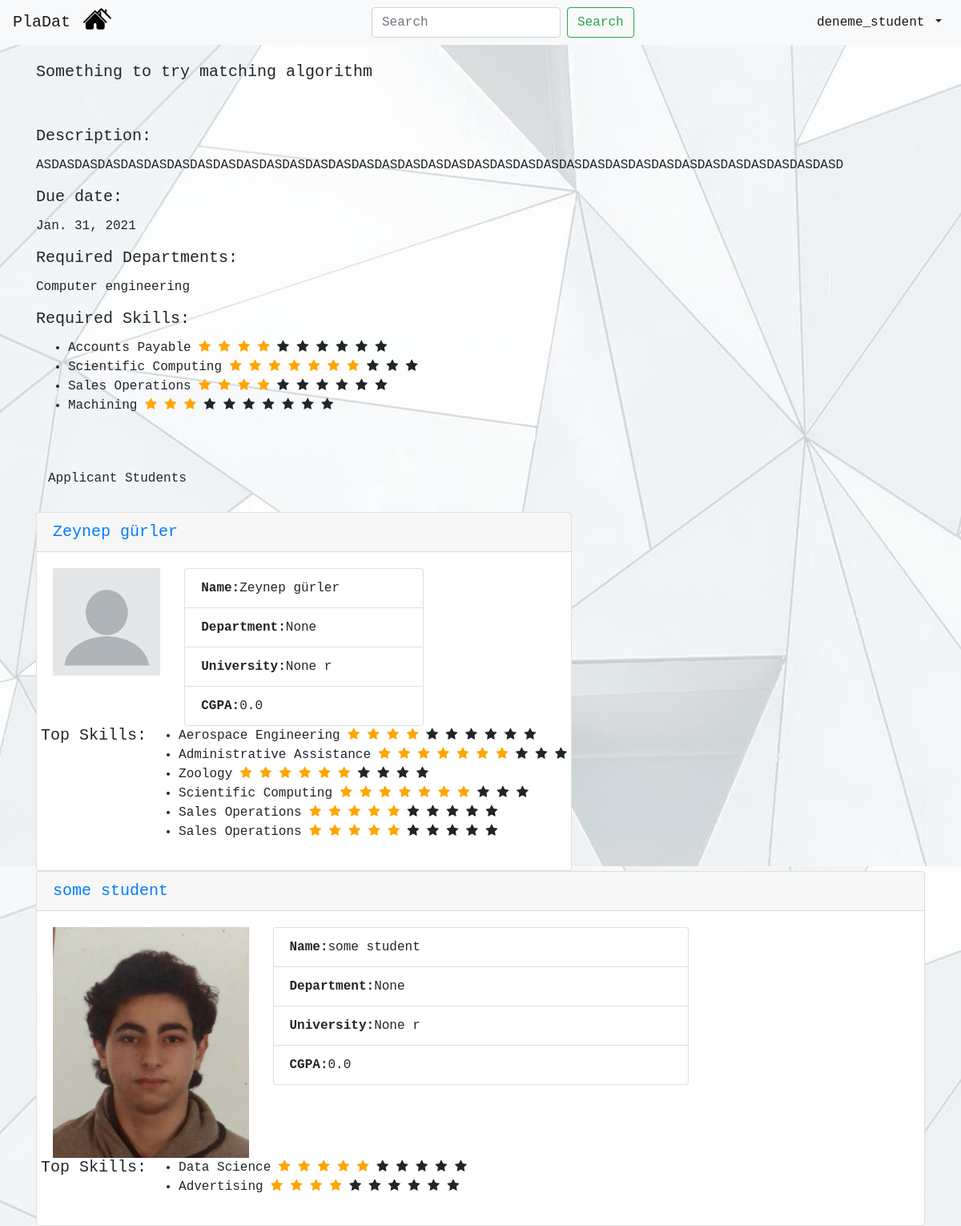
Page /see-details/21/ (signed in) on the committed database.
### mainapp/models.py (models this page shows, shortened)
class Job(models.Model):
    employer = models.ForeignKey(Employer, on_delete=models.CASCADE,default=None) #employer_id
    job_title = models.CharField(max_length=100,default=None)
    job_description = models.CharField(max_length=100,default=None) #description
    publish_time = models.DateTimeField(auto_now_add=True, blank=True)
    due_date = models.DateField(default=None,null=True)
    req_departments = models.CharField(max_length=100,default=None,null=True)

class Skill(models.Model):
    skill = models.CharField(max_length=100,default=None)

class Student(models.Model):
    user_id = models.IntegerField(default=None)
    name = models.CharField(max_length=100,default=None)
    surname = models.CharField(max_length=100,default=None)
    school_name = models.CharField(max_length=100,default=None,null=True)
    department = models.CharField(max_length=100,default=None,null=True)
    birth_date = models.DateField(null=True, blank=True)
    start_date = models.DateField(null=True, blank=True)
    end_date = models.DateField(default=None,null=True)
    cgpa = models.FloatField(default=0.0,null=True) #gpa
    e_mail = models.EmailField(default=None,null=True)
    location = models.CharField(max_length=30, default=None, null=True)
    profile_img = models.ImageField(upload_to= user_directory_path, default='student-pp.png' )

### mainapp/views.py (the view)
# urls.py: path('see-details/<int:jobid>/', views.see_details, name='see_details'),
@login_required
def see_details(request, jobid):
    current_user = request.user
    job = Job.objects.get(id=jobid) # job to display it's details
    jobs_skill_total = get_skill_rate_zipped_job(job) # Zipping skill-rate and sent them to template
    jobs_owner = Employer.objects.get(id = job.employer_id)
    is_jobs_owner =  (current_user.id == jobs_owner.user_id)
    matched_students = []
    if JobSkill.objects.filter(job_id=job.id).count() > 1:
        for item in match_students(job):
            matched_students.append(Student.objects.get(id=item[0]))
    applications = Application.objects.filter(job_id = jobid)
    who_applied = []
    for item in applications:
        if item.is_accepted==0: # 0 is waiting, 1 is declined, 2 is accepted
            who_applied.append(Student.objects.get(id = item.student_id))
    students_skill_total_all = []
    for item in who_applied:
        students_skill_total = get_skill_rate_zipped_student(item)
        students_skill_total_all.append(students_skill_total)
    students_skill_total_all_zipped = zip(who_applied,students_skill_total_all)
    return render(request, "see-details.html",{"job": job, "jobs_skill_total": jobs_skill_total,
                                               "is_jobs_owner": is_jobs_owner,
                                                "students_skill_total_all_zipped": students_skill_total_all_zipped,
                                                "matched_students": matched_students})

### mainapp/utils.py (called while the page is built)
def get_skill_rate_zipped_student(student):
    students_skill = StudentSkill.objects.filter(student_id=student.id)
    students_skill_list = []
    students_rate_list = []
    for item in students_skill:
        students_skill_list.append(Skill.objects.get(id=item.skill_id).skill)
        students_rate_list.append(item.rate)
    students_skill_total = zip(students_skill_list, students_rate_list)
    return students_skill_total

def get_skill_rate_zipped_job(job):
    jobs_skill = JobSkill.objects.filter(job_id=job.id)
    jobs_skill_list = []
    jobs_rate_list = []
    for item in jobs_skill:
        jobs_skill_list.append(Skill.objects.get(id=item.skill_id).skill)
        jobs_rate_list.append(item.rate)
    jobs_skill_total = zip(jobs_skill_list, jobs_rate_list)
    return jobs_skill_total

### mainapp/templates/see-details.html (shortened to what this page needs)
{% extends 'navbar.html' %}
{% block content %}
<!doctype html>
<html lang="en">
  <head>
    {% load static %}
    <link rel="stylesheet" href="https://maxcdn.bootstrapcdn.com/bootstrap/4.0.0/css/bootstrap.min.css">
      <link rel="stylesheet" href="https://cdnjs.cloudflare.com/ajax/libs/font-awesome/4.7.0/css/font-awesome.min.css">
  </head>
  <body>
    <br><br>
    <div class="container-fluid">
    <div class="row">
                <h5>{{job.job_title}}</h5>
                <div>
                    <br><br>
                    <h5 class="card-title">Description:</h5>
                    <p class="card-text">{{job.job_description}}</p>
                    <h5 class="card-title">Due date:</h5> <p class="card-text"> {{job.due_date}}</p>
                    <h5 class="card-title">Required Departments:</h5>
                    <p class="card-text"> {{job.req_departments}}</p>
                    <h5 class="card-title">Required Skills:</h5>
                    <ul >
                        {% for skill,rate in jobs_skill_total %}
                        <li> {{skill}}
                          {% for i in '0123456789'|make_list %}
                          {% if forloop.counter <= rate %}
                          <span class="fa fa-star checked" style="color: orange"></span>
                          {% else %}
                          <span class="fa fa-star"></span>
                          {% endif %}
                          {% endfor %}
                        </li>
                      {% endfor %}
                </ul>
                </div>
            </div>
        </div>
    <div class="container-fluid">
    <br><h6>Applicant Students</h6><br>
    {% for student,skill_rate in students_skill_total_all_zipped %}
    <div class="row">
            <div class="card">
                <h5 class="card-header"><a href="/profile/{{ student.user_id }}" >{{student.name}} {{student.surname}}</a></h5>
                <div class="card-body">
                    <div class="row">
                    <div class="col">
                        <a href="/profile/{{ student.user_id }}"><img src="{{ student.profile_img.url }}" class="img-fluid" alt="Responsive image"></a>
                    </div>
                    <div class="col-6">
                        <ul class="list-group">
                          <li class="list-group-item"><b>Name:</b>{{student.name}} {{student.surname}}</li>
                          <li class="list-group-item"><b>Department:</b>{{student.department}} </li>
                          <li class="list-group-item"><b>University:</b>{{student.school_name}} r</li>
                          <li class="list-group-item"><b>CGPA:</b>{{student.cgpa}} </li>
                        </ul>
                    </div>
                    <div class="col">
                    </div>
                    </div>
                    <div class="row">
                    <h5 class="card-title">Top Skills:</h5>
                    <ul >
                        {% for skill,rate in skill_rate %}
                        <li> {{skill}}
                          {% for i in '0123456789'|make_list %}
                          {% if forloop.counter <= rate %}
                          <span class="fa fa-star checked" style="color: orange"></span>
                          {% else %}
                          <span class="fa fa-star"></span>
                          {% endif %}
                          {% endfor %}
                        </li>
                      {% endfor %}
                    </ul>
                    </div>
                </div>
            </div>
        </div>
        {% endfor %}
    </div>
    </div>
  </body>
</html>
{% endblock %}

### mainapp/templates/navbar.html (shortened to what this page needs)
<!doctype html>
<html lang="en">
  <head>
    {% load static %}
    <link rel="stylesheet" href="https://maxcdn.bootstrapcdn.com/bootstrap/4.0.0/css/bootstrap.min.css">
  </head>
  <body>
    <nav class="navbar navbar-expand-sm navbar-light bg-light fixed-top ">
        <a href="#" class="navbar-brand">PlaDat</a>
        <div class="navbar-collapse collapse w-100 order-1 order-md-0 dual-collapse2">
            <ul class="navbar-nav mr-auto">
                <li class="nav-item">
                    <a href="{% url 'index' %}"> <img style="width:35px; margin-top: -10px; margin-left: -1%;" src="{% static "two-houses.svg" %}"> </a>
                </li>
            </ul>
        </div>
        <div class="navbar-collapse collapse w-100 order-1 order-md-0 dual-collapse2">
          <form class="form-inline my-2 my-lg-0 ">
            <input class="form-control mr-sm-2 " type="search" placeholder="Search" aria-label="Search">
            <button class="btn btn-outline-success my-2 my-sm-0 " href="#" type="submit">Search</button>
          </form>
        </div>
        <div class="navbar-collapse collapse w-100 order-3 dual-collapse2">
            <ul class="navbar-nav ml-auto">
                <li class="nav-item dropdown">
                    <a class="nav-link dropdown-toggle active" href="#" id="navbarDropdown" role="button" data-toggle="dropdown" aria-haspopup="true" aria-expanded="false">
                      {{ user.username }}
                      </a>
                </li>
            </ul>
          </div>
    </nav>
    <div class="container">
      {% block content %}
      {% endblock %}
    </body>
</html>

### mainapp/templates/navbar.html (style rules this page uses)
* { font-family: "Lucida Console", "Courier New", monospace; }
.navbar { max-height: 65px; }

### rows in the picture
Job: job_title "Something to try matching algorithm", job_description "ASDASDASDASDASDASDASDASDASDASDASDASDASDASDASDASDASDASDASDASDASDASDASDASDASDASDASDASDASDASDASDASDASDASDASD", due_date "Jan. 31, 2021", req_departments "Computer engineering"
Skill: jobs_skill_total "Accounts Payable"
Skill: jobs_skill_total "Scientific Computing", skill_rate "Scientific Computing"
Skill: jobs_skill_total "Sales Operations", skill_rate "Sales Operations" "Sales Operations"
Skill: jobs_skill_total "Machining"
Student: name "Zeynep", surname "gürler", profile_img (picture), department "None", school_name "None", cgpa "0.0"
Skill: skill_rate "Aerospace Engineering"
Skill: skill_rate "Administrative Assistance"
Skill: skill_rate "Zoology"
Student: name "some", surname "student", profile_img (picture), department "None", school_name "None", cgpa "0.0"
Skill: skill_rate "Data Science"
Skill: skill_rate "Advertising"

### other values in the picture
{{ user.username }} "deneme_student"
